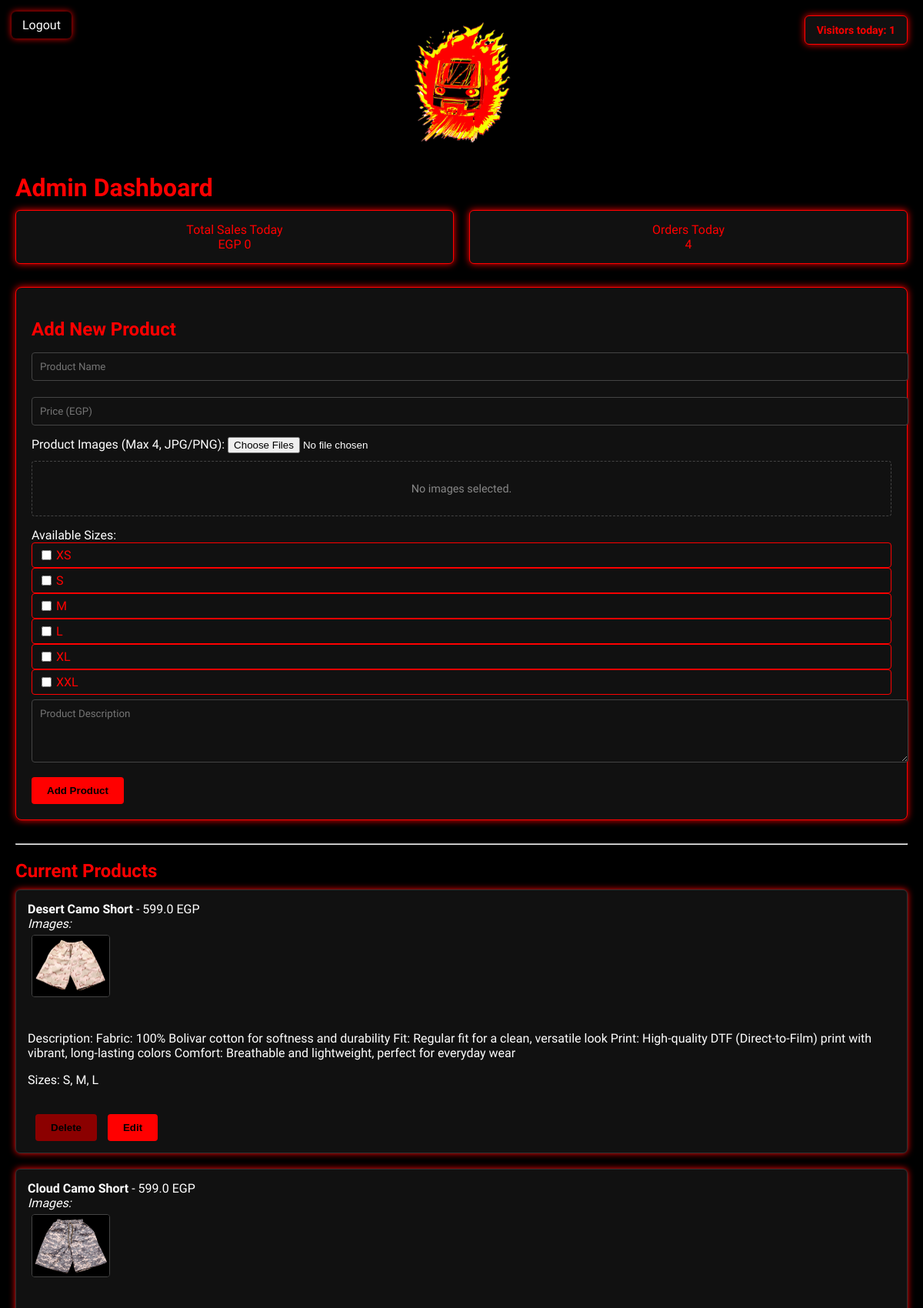
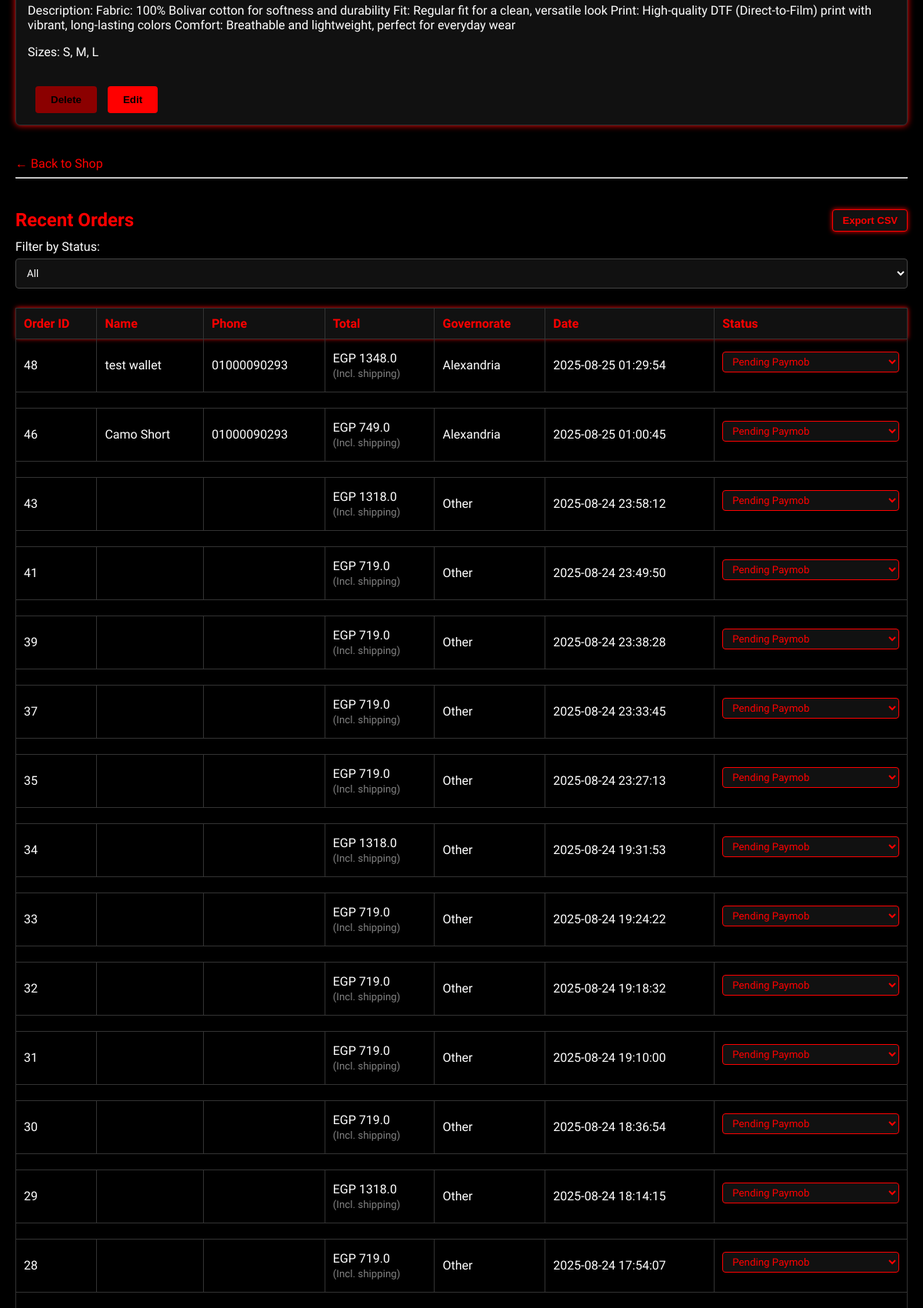
/admin (signed in, upper part), run on the app's committed database (2 pictures, top to bottom).
### tables this page shows
CREATE TABLE products (
                id INTEGER PRIMARY KEY AUTOINCREMENT,
                name TEXT NOT NULL,
                price REAL NOT NULL,
                image TEXT, -- CHANGED: Removed NOT NULL constraint
                sizes TEXT,
                description TEXT
            );

CREATE TABLE orders (
            id INTEGER PRIMARY KEY AUTOINCREMENT,
            name TEXT NOT NULL,
            phone TEXT NOT NULL,
            address TEXT NOT NULL,
            building TEXT NOT NULL,
            floor TEXT NOT NULL,
            apartment TEXT NOT NULL,
            governorate TEXT NOT NULL,
            email TEXT,
            payment TEXT NOT NULL, -- e.g., 'Cash on Delivery', 'card', 'mobile_wallet'
            shipping REAL NOT NULL,
            total_price REAL NOT NULL,
            created_at TEXT NOT NULL,
            status TEXT NOT NULL, -- e.g., 'Pending Cash Delivery', 'Pending Paymob', 'Paid', 'Failed', etc.
            paymob_transaction_id TEXT, -- To store Paymob's transaction ID
            paymob_order_id TEXT -- To store Paymob's order ID (Paymob's internal order ID)
        , paymob_merchant_order_id VARCHAR(64), paymob_last_payment_key TEXT, paymob_attempts INTEGER DEFAULT 0);

### app.py (the view, shortened to what this page needs)
@app.route('/admin', methods=['GET', 'POST'])
def admin():
    if not session.get('admin'):
        return redirect(url_for('admin_login'))
    conn = sqlite3.connect('store.db')
    c = conn.cursor()
    status_filter = request.args.get('status')
    today = datetime.now().strftime('%Y-%m-%d')
    c.execute('SELECT COUNT(*) FROM orders WHERE DATE(created_at) = ?', (today,))
    orders_today = c.fetchone()[0] or 0
    c.execute('SELECT SUM(total_price) FROM orders WHERE DATE(created_at) = ? AND status = "Delivered"', (today,))
    sales_today = c.fetchone()[0] or 0
    c.execute('SELECT id, name, price, image, sizes, description FROM products')
    rows = c.fetchall()
    products = [{
        'id': row[0],
        'name': row[1],
        'price': row[2],
        'image': row[3],
        'sizes': row[4].split(',') if row[4] else [],
        'description': row[5],
    } for row in rows]
    for product in products:
        if product['image']:
            product['images'] = [path.strip() for path in product['image'].split(',') if path.strip()]
        else:
            product['images'] = []
    query = '''SELECT id, name, phone, governorate, total_price, created_at,
                      COALESCE(status, 'Unknown') as status,
                      payment, paymob_transaction_id
               FROM orders'''
    if status_filter:
        query += ' WHERE COALESCE(status, "Unknown") = ?'
    query += ''' ORDER BY
                      CASE COALESCE(status, 'Unknown')
                          WHEN 'Pending Paymob' THEN 0
                          WHEN 'Pending Cash Delivery' THEN 1
                          WHEN 'Paid' THEN 2
                          WHEN 'Shipped' THEN 3
                          WHEN 'Delivered' THEN 4
                          WHEN 'Failed' THEN 5
                          WHEN 'Unknown' THEN 6
                          ELSE 7
                      END,
                      created_at DESC
                '''
    if status_filter:
        c.execute(query, (status_filter,))
    else:
        c.execute(query)
    order_rows = c.fetchall()
    print(f"🛒 Orders fetched from DB: {len(order_rows)}")
    for row in order_rows:
     print(row)
    orders = []
    for order in order_rows:
     order_id = order[0]
     try:
         c.execute('''
             SELECT products.name, order_items.quantity, order_items.price, order_items.size
             FROM order_items
             JOIN products ON order_items.product_id = products.id
             WHERE order_id = ?
         ''', (order_id,))
         items = [{"name": i[0], "quantity": i[1], "price": i[2], "size": i[3]} for i in c.fetchall()]
         orders.append({
             'id': order_id,
             'name': order[1],
             'phone': order[2],
             'governorate': order[3],
             'total_price': order[4],
             'created_at': order[5],
             'status': order[6],
             'payment_method': order[7],
             'paymob_transaction_id': order[8],
             'items': items,
         })
     except Exception as e:
       print(f"Error processing order {order_id}: {e}")
    c.execute('SELECT COUNT(*) FROM visitors WHERE date = ?', (today,))
    visitor_count = c.fetchone()[0]
    c.execute('SELECT id, question, answer FROM faqs ORDER BY id DESC')
    faqs = [{'id': row[0], 'question': row[1], 'answer': row[2]} for row in c.fetchall()]
    conn.close()
    return render_template('admin.html',
                           products=products,
                           orders=orders,
                           visitor_count=visitor_count,
                           orders_today=orders_today,
                           sales_today=sales_today,
                           faqs=faqs)

### app.py (called while the page is built)
@app.before_request
def require_login():
    if request.endpoint == 'admin' and not session.get('admin'):
        return redirect(url_for('admin_login'))

### templates/admin.html (shortened to what this page needs)
<!DOCTYPE html>
<html>
<head>
</head>
<body>
    <div style="text-align: center; margin-bottom: 20px;">
        <img src="{{ url_for('static', filename='logo-center.png') }}" alt="Metro Nary Logo" style="max-width: 180px;">
    </div>
    <div class="visitor-counter">
        Visitors today: {{ visitor_count }}
    </div>
    <div class="logout-button">
        <a href="{{ url_for('admin_logout') }}">Logout</a>
    </div>
    <h1>Admin Dashboard</h1>
    <div style="display: flex; gap: 20px; margin-bottom: 30px;">
        <div class="stat-card">
            <div class="label">Total Sales Today</div>
            <div class="value">EGP {{ sales_today }}</div>
        </div>
        <div class="stat-card">
            <div class="label">Orders Today</div>
            <div class="value">{{ orders_today }}</div>
        </div>
    </div>
    <div class="new-product-form-container">
        <h2>Add New Product</h2>
        <form method="POST" enctype="multipart/form-data">
            <input type="text" name="name" placeholder="Product Name" required>
            <input type="number" name="price" placeholder="Price (EGP)" required min="0">
            <label for="productImages">Product Images (Max 4, JPG/PNG):</label>
            <input type="file" id="productImages" name="product_images" accept="image/jpeg,image/png" multiple>
            <div id="imagePreviewContainer">No images selected.</div>
            <label>Available Sizes:</label>
            <div class="sizes-checkbox-group">
                {% for size in ['XS', 'S', 'M', 'L', 'XL', 'XXL'] %}
                <label
                    style="display: flex; align-items: center; gap: 6px; background-color: #111; padding: 6px 12px; border: 1px solid red; border-radius: 4px;">
                    <input type="checkbox" name="sizes" value="{{ size }}">
                    <span style="color: red;">{{ size }}</span>
                </label>
                {% endfor %}
            </div>
            <textarea name="description" placeholder="Product Description" rows="4" required></textarea><br>
            <button type="submit">Add Product</button>
        </form>
    </div>
    <hr>
    <h2>Current Products</h2>
    {% for product in products %}
    <div class="product">
        <strong>{{ product.name }}</strong> - {{ product.price }} EGP<br>
        <em>Images:</em>
        <div class="product-images-preview">
            {% if product.images %}
            {% for img_path in product.images %}
            <img src="{{ url_for('static', filename=img_path) }}" alt="Product Image">
            {% endfor %}
            {% else %}
            No images available.
            {% endif %}
        </div>
        <br>
        <p>Description: {{ product.description }}</p>
        <p>Sizes: {{ product.sizes | join(', ') }}</p>
        <br>
        <form method="POST" action="{{ url_for('delete_product', product_id=product.id) }}" class="inline">
            <button style="background-color: darkred;">Delete</button>
        </form>
        <form method="GET" action="{{ url_for('edit_product', product_id=product.id) }}" class="inline">
            <button>Edit</button>
        </form>
    </div>
    {% endfor %}
    <a href="/" class="back-link">&larr; Back to Shop</a>
    <hr>
    <div
        style="display: flex; justify-content: space-between; align-items: center; margin-top: 40px; margin-bottom: 10px;">
        <h2 style="margin: 0;">Recent Orders</h2>
        <form method="get" action="{{ url_for('export_orders_csv') }}">
            <button
                style="background-color: #111; color: red; border: 1px solid red; padding: 6px 12px; font-size: 13px; border-radius: 4px; cursor: pointer; box-shadow: 0 0 6px red;">
                Export CSV
            </button>
        </form>
    </div>
    <form method="GET" action="{{ url_for('admin') }}" style="margin-bottom: 10px;">
        <label for="status">Filter by Status:</label>
        <select name="status" onchange="this.form.submit()">
            <option value="">All</option>
        </select>
    </form>
    <table>
        <thead>
            <tr>
                <th>Order ID</th>
                <th>Name</th>
                <th>Phone</th>
                <th>Total</th>
                <th>Governorate</th>
                <th>Date</th>
                <th>Status</th>
            </tr>
        </thead>
        <tbody>
            {% for order in orders %}
            <tr class="order-row" onclick="toggleDetails('{{ order.id }}')">
                <td>{{ order.id }}</td>
                <td>{{ order.name }}</td>
                <td>{{ order.phone }}</td>
                <td>EGP {{ order.total_price }} <br><small style="color:gray;">(Incl. shipping)</small></td>
                <td>{{ order.governorate }}</td>
                <td>{{ order.created_at }}</td>
                <td>
                    <form method="POST" action="{{ url_for('update_order_status', order_id=order.id) }}">
                        <select name="status" onchange="this.form.submit()"
                            style="background:#111; color: red; border: 1px solid red; padding: 4px 8px; border-radius: 4px;">
                            {% for s in ['Pending', 'Shipped', 'Delivered', 'Pending Paymob', 'Pending Cash Delivery',
                            'Paid', 'Failed'] %}
                            <option value="{{ s }}" {% if order.status==s %}selected{% endif %}>{{ s }}</option>
                            {% endfor %}
                        </select>
                    </form>
                </td>
            </tr>
            <tr>
                <td colspan="7">
                </td>
            </tr>
            {% endfor %}
        </tbody>
    </table>
</body>
</html>

### templates/admin.html (style rules this page uses)
body { background: black; color: white; font-family: 'Rajdhani', sans-serif; padding: 20px; margin: 0; }
h1, h2 { color: red; margin-bottom: 10px; }
input:not([type="checkbox"]):not([type="radio"]):not([type="file"]), textarea, select { width: 100%; padding: 10px; margin: 6px 0 15px; background: #111; color: white; border: 1px solid #444; border-radius: 4px; font-family: 'Rajdhani', sans-serif; }
button { background: red; color: black; font-weight: bold; padding: 10px 20px; border: none; border-radius: 4px; cursor: pointer; transition: background 0.3s; }
.product { border: 1px solid #333; padding: 15px; margin-bottom: 20px; background: #111; border-radius: 6px; box-shadow: 0 0 8px red; }
.product-images-preview img { max-width: 100px; height: auto; margin: 5px; border-radius: 4px; border: 1px solid #444; }
form.inline { display: inline-block; margin-left: 10px; }
.stat-card { flex: 1; background: #111; color: red; border: 1px solid red; box-shadow: 0 0 10px red; padding: 15px; border-radius: 6px; text-align: center; }
.visitor-counter { position: absolute; top: 20px; right: 20px; background-color: #111; color: red; border: 1px solid red; box-shadow: 0 0 10px red; padding: 10px 15px; font-family: 'Rajdhani', sans-serif; font-weight: bold; font-size: 14px; border-radius: 6px; }
table { width: 100%; border-collapse: collapse; margin-bottom: 40px; }
th, td { padding: 10px; border: 1px solid #333; text-align: left; }
thead { background-color: #111; color: red; box-shadow: 0 0 6px red; }
.logout-button { position: absolute; top: 15px; left: 15px; z-index: 1000; }
.logout-button a { display: inline-block; background-color: black; color: white; padding: 8px 14px; text-decoration: none; border-radius: 6px; box-shadow: 0 0 8px red; transition: background-color 0.3s, box-shadow 0.3s; font-family: 'Rajdhani', sans-serif; font-weight: 400; }
a.back-link { color: red; text-decoration: none; display: inline-block; margin-top: 20px; }
.new-product-form-container { border: 1px solid red; padding: 20px; margin-bottom: 30px; border-radius: 8px; box-shadow: 0 0 10px red; background-color: #111; }
.sizes-checkbox-group label { display: flex; align-items: center; gap: 6px; background-color: #111; padding: 6px 12px; border: 1px solid red; border-radius: 4px; }
.sizes-checkbox-group input[type="checkbox"] { width: auto; margin: 0; accent-color: red; }
#imagePreviewContainer { display: flex; flex-wrap: wrap; gap: 10px; margin-top: 10px; margin-bottom: 15px; border: 1px dashed #444; padding: 10px; border-radius: 4px; min-height: 50px; align-items: center; justify-content: center; color: #888; font-size: 0.9em; }

### data on the page
products: name "Desert Camo Short", price "599.0", image (picture), description "Fabric: 100% Bolivar cotton for softness and durability Fit: Regular fit for a clean, versatile look Print: High-quality DTF (Direct-to-Film) print with vibrant, long-lasting colors Comfort: Breathable and lightweight, perfect for everyday wear", sizes "S, M, L"
products: name "Cloud Camo Short", price "599.0", image (picture), description "Fabric: 100% Bolivar cotton for softness and durability Fit: Regular fit for a clean, versatile look Print: High-quality DTF (Direct-to-Film) print with vibrant, long-lasting colors Comfort: Breathable and lightweight, perfect for everyday wear", sizes "S, M, L"
orders: id "48", name "test wallet", phone "01000090293", total_price "1348.0", governorate "Alexandria", created_at "2025-08-25 01:29:54"
orders: id "46", name "Camo Short", phone "01000090293", total_price "749.0", governorate "Alexandria", created_at "2025-08-25 01:00:45"
orders: id "43", total_price "1318.0", governorate "Other", created_at "2025-08-24 23:58:12"
orders: id "41", total_price "719.0", governorate "Other", created_at "2025-08-24 23:49:50"
orders: id "39", total_price "719.0", governorate "Other", created_at "2025-08-24 23:38:28"
orders: id "37", total_price "719.0", governorate "Other", created_at "2025-08-24 23:33:45"
orders: id "35", total_price "719.0", governorate "Other", created_at "2025-08-24 23:27:13"
orders: id "34", total_price "1318.0", governorate "Other", created_at "2025-08-24 19:31:53"
orders: id "33", total_price "719.0", governorate "Other", created_at "2025-08-24 19:24:22"
orders: id "32", total_price "719.0", governorate "Other", created_at "2025-08-24 19:18:32"
orders: id "31", total_price "719.0", governorate "Other", created_at "2025-08-24 19:10:00"
orders: id "30", total_price "719.0", governorate "Other", created_at "2025-08-24 18:36:54"
orders: id "29", total_price "1318.0", governorate "Other", created_at "2025-08-24 18:14:15"
orders: id "28", total_price "719.0", governorate "Other", created_at "2025-08-24 17:54:07"

### other printed values
{{ visitor_count }} "1"
{{ sales_today }} "0"
{{ orders_today }} "4"
{{ size }} "XS" "S" "M" "L" "XL" "XXL"
form field status "Pending Paymob"
